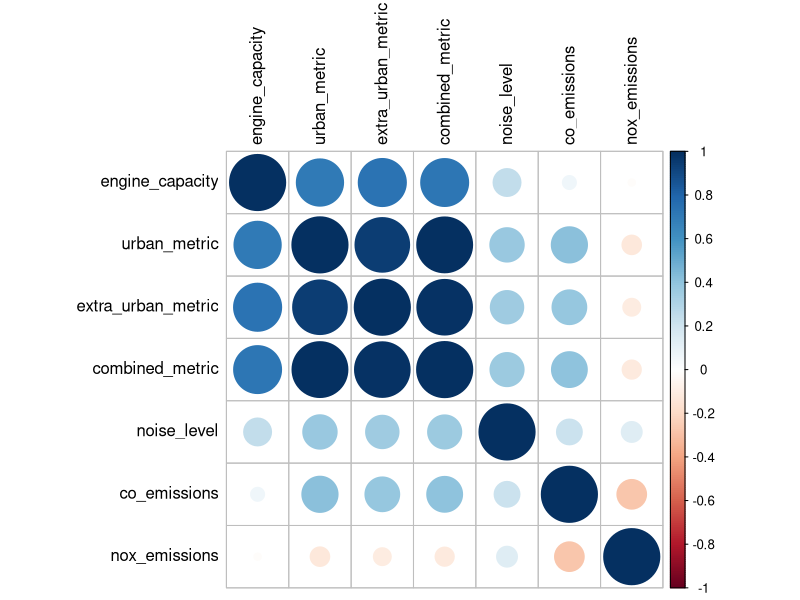
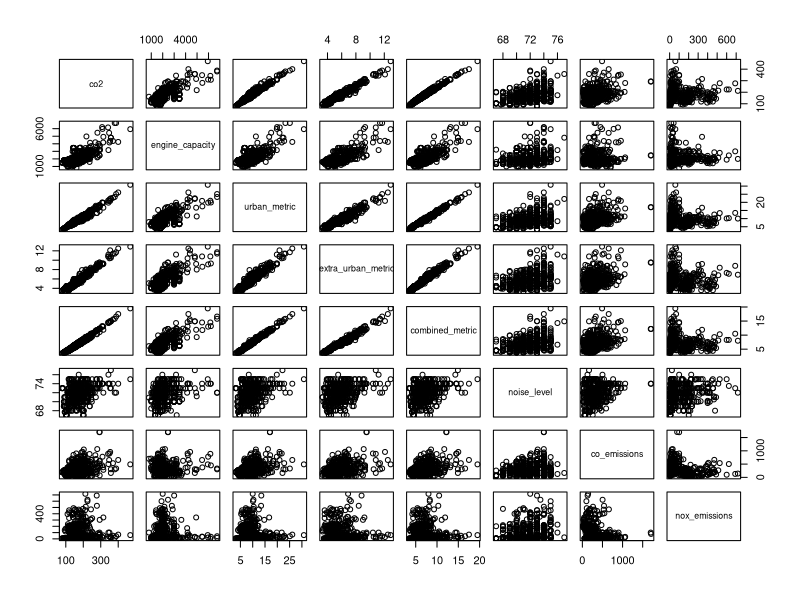
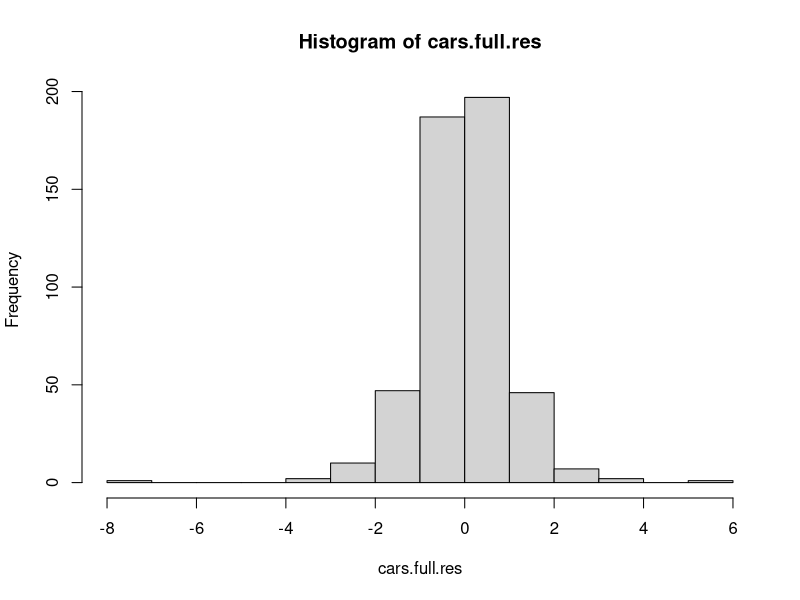
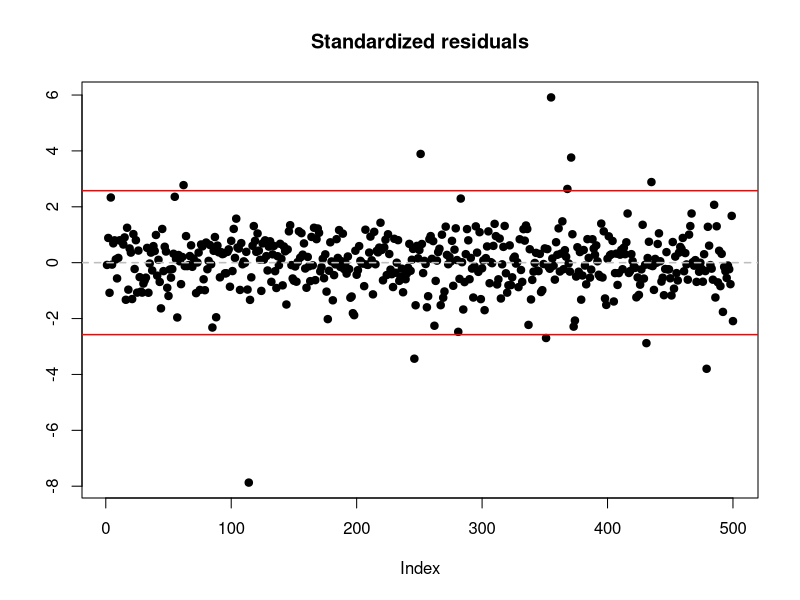
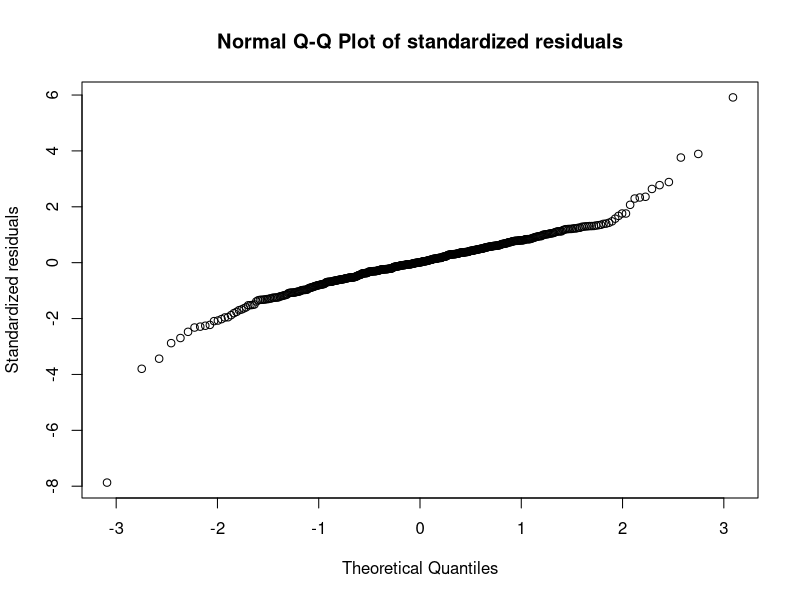
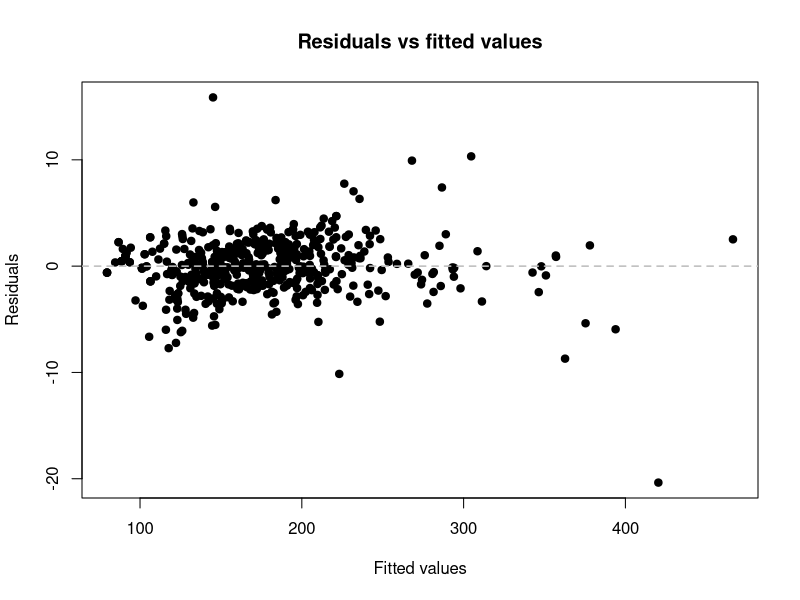
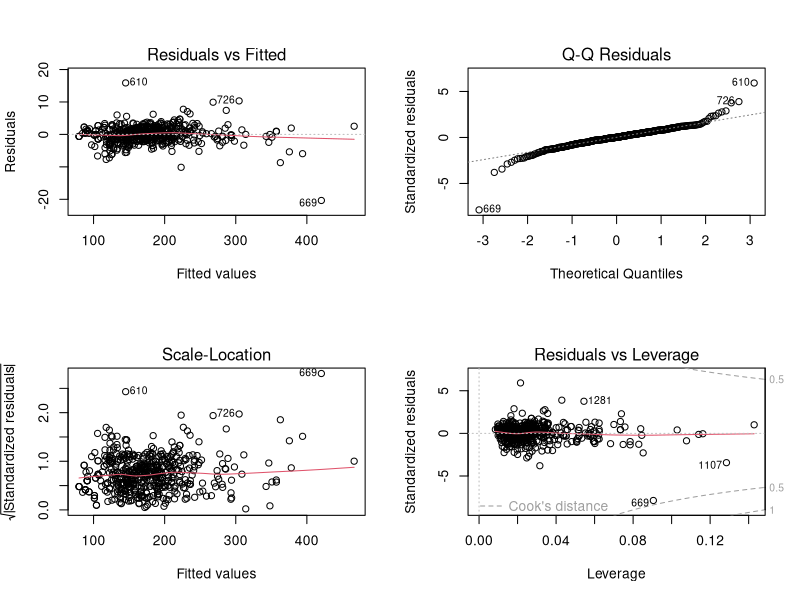
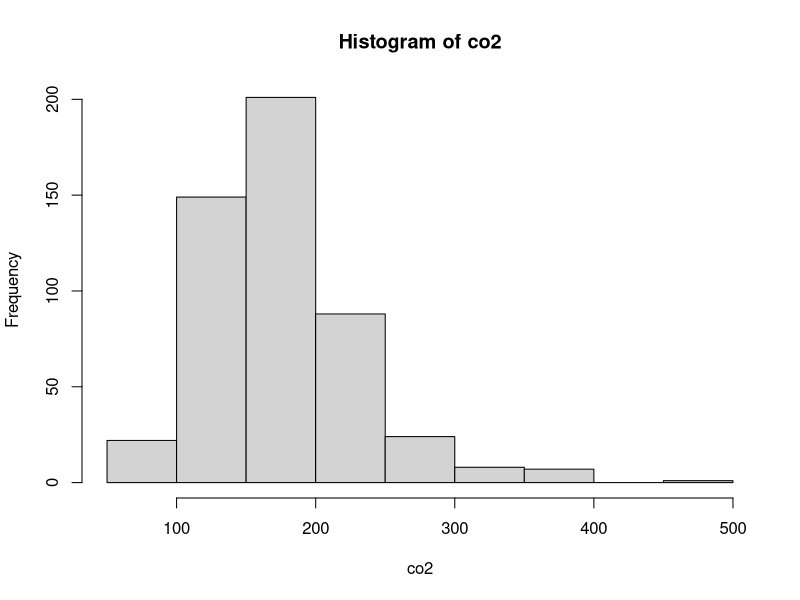

The R source for these figures, in order:
# library(ggplot2)
# library(tidyverse)
# library(reshape2)
library(rrcov)
library(robustbase)
library(corrplot)
library(MASS)
library(corrplot)
library(stats)
library(car)
rm(list = ls())

cars_data <- read.table("Project3_data.txt", sep="", header=T)
cars_data$euro_standard <- as.factor(cars_data$euro_standard)
cars_data$transmission_type <- as.factor(cars_data$transmission_type)
cars_data$fuel_type <- as.factor(cars_data$fuel_type)
set.seed(0875362)
data_ind <- sample.int(n=nrow(cars_data), size=500, replace=F)
mydata <- cars_data[data_ind, ]
attach(mydata)

# QUESTION 1

#fit full model
cars.full <- lm(co2~., data = mydata[,-c(1,2,3)])

#insignificant: co_emissions, noise_level, extra_urban_metric, urban_metric, euro_standard4 - euro_standard is factor
cars.full
summary(cars.full)
#multicoll
#remove categorical variables euro_standard, transmission_type, fuel_type and descriptives for correlation plots
mydata.noDescriptives <- within(mydata, rm(manufacturer, model, description, euro_standard, transmission_type, fuel_type))
mydata.noDescriptives <- mydata.noDescriptives[,c(6,1,2,3,4,5,7,8)]
round(cor(mydata.noDescriptives)[,"co2"], 2)
corrplot(cor(mydata.noDescriptives[,-1]), tl.col = "black")
sum(cars.full$residuals)
pairs(mydata.noDescriptives)

#vif values for our model. Metrics by far the highest, others relatively low
vif(cars.full)



#standardized residuals. a few outliers, but variance seems homogenous.
cars.full.res <- stdres(cars.full)
hist(cars.full.res)

cutoff <- qnorm(0.995)
plot(cars.full.res, xlab = "Index", ylab = "", pch = 19,
     ylim = c(min(cars.full.res, -cutoff), max(cars.full.res, cutoff)), main = "Standardized residuals")
abline(h = 0, col = "grey", lwd = 1.5, lty = 2)
abline(h = -cutoff, col = "red", lwd = 1.5)
abline(h = cutoff, col = "red", lwd = 1.5)

qqnorm(cars.full.res, ylab = "Standardized residuals", main = "Normal Q-Q Plot of standardized residuals")

#residuals vs fitted values
plot(cars.full$fitted.values, cars.full$residuals, pch=19, xlab = "Fitted values", ylab = "Residuals",
     main = "Residuals vs fitted values")
abline(h = 0, col = "grey", lwd = 1.5, lty = 2)

mean(cars.full.res%*%t(cars.full.res))

#check the model in general
par(mfrow=c(2,2))
plot(cars.full)
par(mfrow=c(1,1))

######### QUESTION 2 ######### 
######transforming the response

hist(co2)
co2.bc <- boxCox(co2~1)
lambda <- co2.bc$x[which.max(co2.bc[["y"]])]

#####Select transformation here!:

#trans.co2 <- bcPower(co2, lambda)
 trans.co2 <- log(co2)
# trans.co2 <- sqrt(co2)

qqnorm(trans.co2)
hist(trans.co2)

tmydata <- within(mydata, {tco2 <- trans.co2; rm(co2)})


t.cars.full <- lm(tmydata$tco2~., data = tmydata[,-c(1,2,3)])
summary(t.cars.full)
t.cars.full.res <- stdres(t.cars.full)
sum(t.cars.full$residuals) #sum is zero in all cases
plot(t.cars.full.res, xlab = "Index", ylab = "Standardized residual",
     main = "Standardized residuals for the square root of the response", 
     pch = 19,
     ylim = c(min(t.cars.full.res, -cutoff), max(t.cars.full.res, cutoff)))

abline(h = 0, col = "grey", lwd = 1.5, lty = 2)
abline(h = -cutoff, col = "red", lwd = 1.5)
abline(h = cutoff, col = "red", lwd = 1.5)
par(mfrow = c(1,2))
plot(t.cars.full$residuals)
plot(cars.full$residuals)

#calculate MSE
sigma(t.cars.full)

#plot the model, residual plots...
par(mfrow=c(2,2))
plot(t.cars.full)
par(mfrow=c(1,1))


par(mfrow=c(1,2))
qqnorm(t.cars.full.res, main = "t")
qqnorm(cars.full.res)


######### QUESTION 3 ######### 
#variable selection

summary(cars.full)
cars.reduced <- lm(co2 ~ euro_standard + transmission_type + engine_capacity +
                    fuel_type + combined_metric + nox_emissions + extra_urban_metric, 
                    data = mydata)
sigma(cars.reduced)

anova(cars.full, cars.reduced)
#can remove: co_emissions, urban_metric, noise_level - that way all the variables are significant

#check whether new model is ok
par(mfrow=c(2,2))
plot(cars.reduced)
par(mfrow=c(1,1))

#question 4

#Can we reomove euro_standard?
anova(cars.reduced) #seems like no
summary(cars.reduced) #euro_standard4 isn't signif diff compared to euro_standard3, 5&6 are different


#question 5

#confidence interval for beta_1, which is euro_standard4 in our case
confint(cars.reduced,"euro_standard4", level = 0.95)

#question 6

#predict the interval for given variable
x0 <- data.frame(euro_standard = as.factor(4), transmission_type = as.factor("Manual"),
                 engine_capacity = 2196, 
                 fuel_type = as.factor("Petrol"), urban_metric = 9.2, extra_urban_metric = 5.6, combined_metric = 6.9,
                 noise_level = 72, co_emissions = 273.5, nox_emissions = 43)


pred <- predict(cars.reduced, x0, interval = "prediction", level = 0.99)
pred
